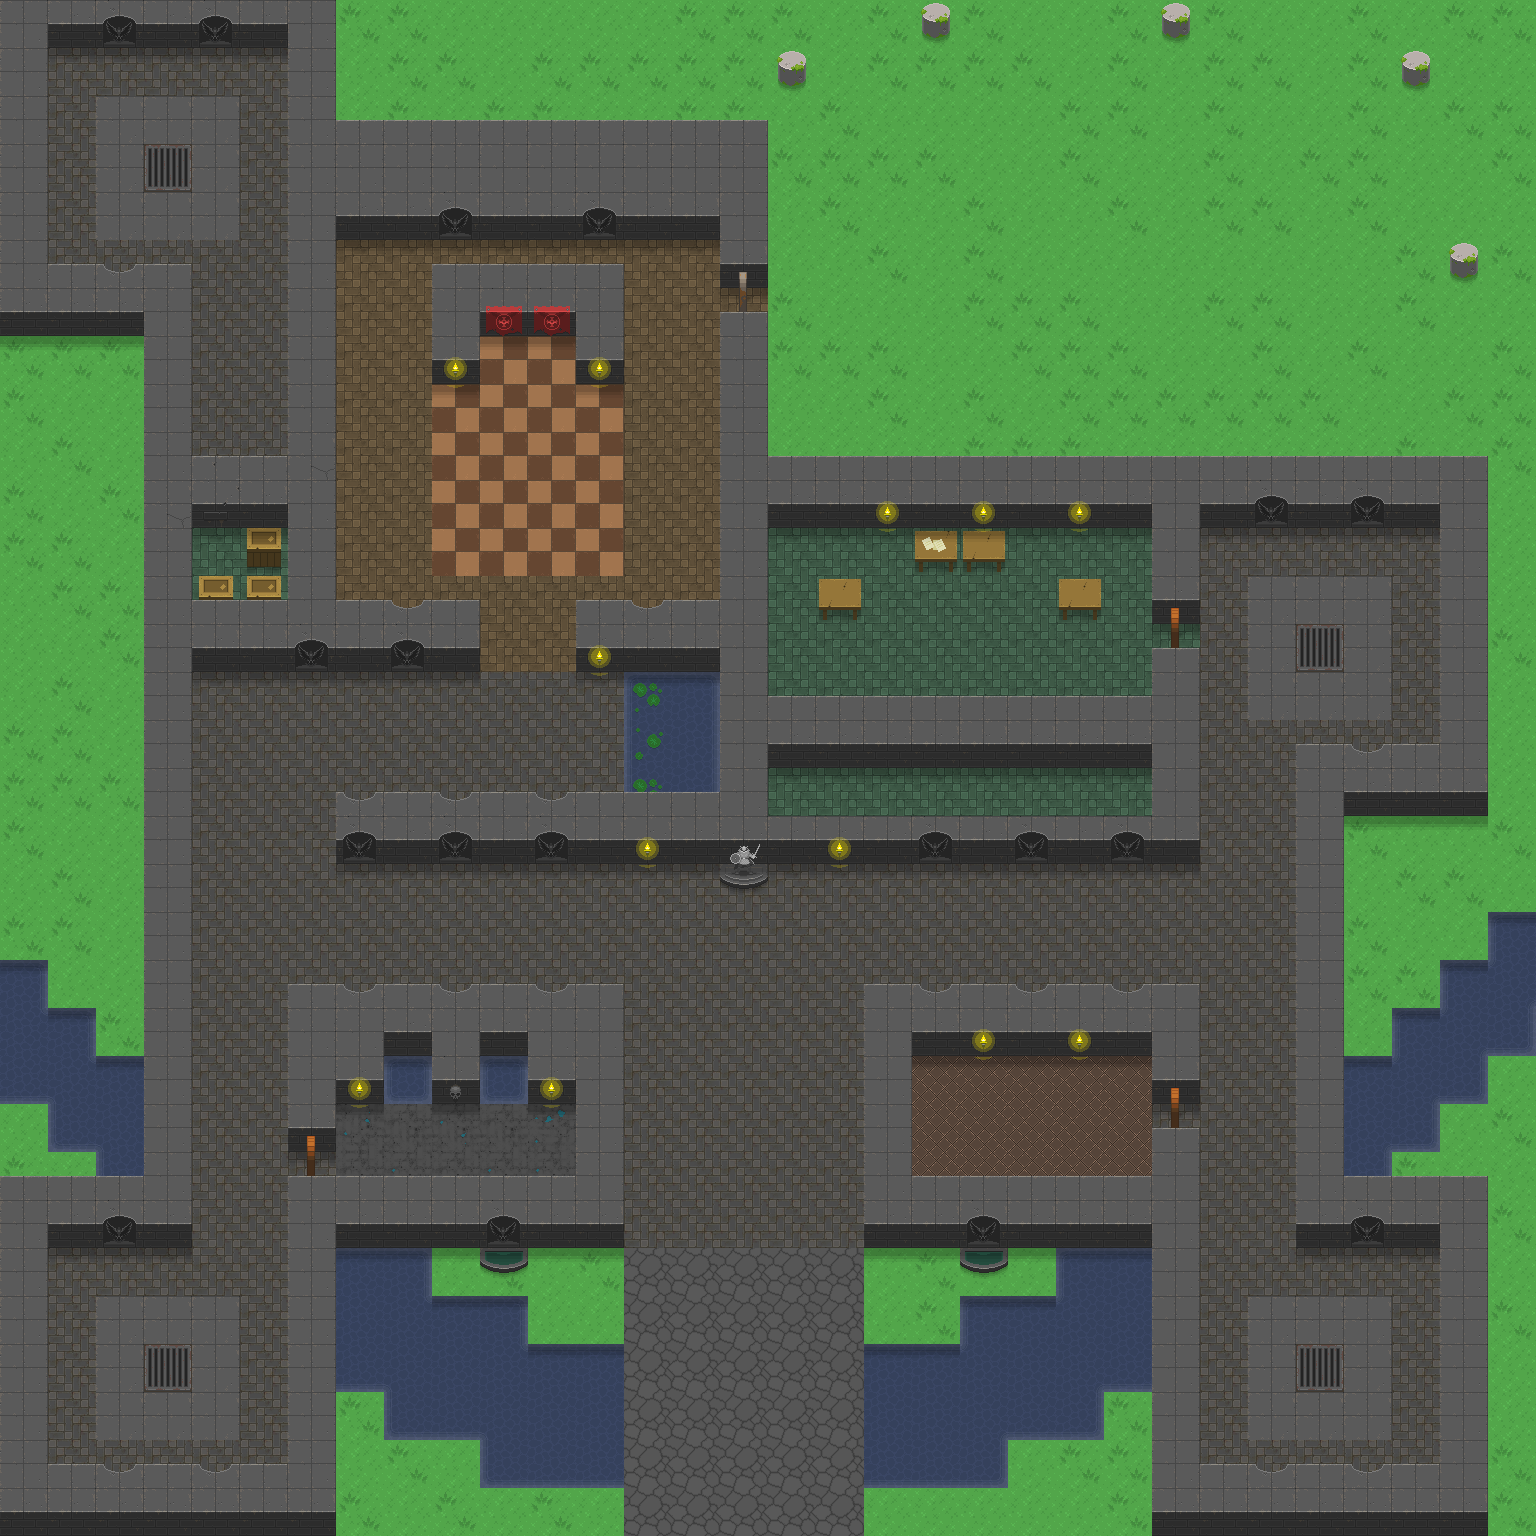

Tiled map render using the project's own tile images. Description and the map definition, with tile-layer contents summarised, below:
An orthogonal 32x32 tile map with 48x48 px tiles, 10 tile layers (floor, floor 2, props, creature, ...) and 1 object (MERCHANT_DQ).

<map version="1.10" tiledversion="1.11.0" orientation="orthogonal" renderorder="right-down" width="32" height="32" tilewidth="48" tileheight="48" infinite="0" nextlayerid="12" nextobjectid="1">
 <properties>
  <property name="startX" value="15" />
  <property name="startY" value="30" />
 </properties>
 <tileset firstgid="1" name="terrain" tilewidth="48" tileheight="48" tilecount="760" columns="20">
  <image source="uf_terrain.png" width="960" height="1824" />
  <tile id="115">
   <animation>
    <frame tileid="115" duration="500" />
    <frame tileid="116" duration="500" />
    <frame tileid="117" duration="500" />
    <frame tileid="118" duration="500" />
   </animation>
  </tile>
  <tile id="135">
   <animation>
    <frame tileid="135" duration="500" />
    <frame tileid="136" duration="500" />
    <frame tileid="137" duration="500" />
    <frame tileid="138" duration="500" />
   </animation>
  </tile>
  <tile id="155">
   <animation>
    <frame tileid="155" duration="500" />
    <frame tileid="156" duration="500" />
    <frame tileid="157" duration="500" />
    <frame tileid="158" duration="500" />
   </animation>
  </tile>
  <tile id="175">
   <animation>
    <frame tileid="175" duration="500" />
    <frame tileid="176" duration="500" />
    <frame tileid="177" duration="500" />
    <frame tileid="178" duration="500" />
   </animation>
  </tile>
  <tile id="195">
   <animation>
    <frame tileid="195" duration="300" />
    <frame tileid="196" duration="300" />
    <frame tileid="197" duration="300" />
    <frame tileid="198" duration="300" />
   </animation>
  </tile>
  <tile id="215">
   <animation>
    <frame tileid="215" duration="500" />
    <frame tileid="216" duration="500" />
    <frame tileid="217" duration="500" />
    <frame tileid="218" duration="500" />
   </animation>
  </tile>
  <tile id="644">
   <animation>
    <frame tileid="644" duration="200" />
    <frame tileid="645" duration="200" />
   </animation>
  </tile>
  <tile id="664">
   <animation>
    <frame tileid="664" duration="200" />
    <frame tileid="665" duration="200" />
   </animation>
  </tile>
  <tile id="672">
   <animation>
    <frame tileid="672" duration="750" />
    <frame tileid="673" duration="750" />
   </animation>
  </tile>
  <tile id="674">
   <animation>
    <frame tileid="674" duration="750" />
    <frame tileid="675" duration="750" />
   </animation>
  </tile>
 </tileset>
 <layer id="1" name="floor" width="32" height="32">
  <data>[1024 cells, 780 non-empty, 16 distinct tile ids]</data>
 </layer>
 <layer id="2" name="floor 2" width="32" height="32">
  <data>[1024 cells, 11 non-empty, 3 distinct tile ids]</data>
 </layer>
 <layer id="3" name="props" width="32" height="32">
  <data>[1024 cells, 15 non-empty, 9 distinct tile ids]</data>
 </layer>
 <layer id="4" name="creature" width="32" height="32">
  <data>[1024 cells, 0 non-empty, 0 distinct tile ids]</data>
 </layer>
 <layer id="5" name="water_edges" width="32" height="32">
  <data>[1024 cells, 61 non-empty, 5 distinct tile ids]</data>
 </layer>
 <layer id="6" name="shadows" width="32" height="32">
  <data>[1024 cells, 116 non-empty, 1 distinct tile ids]</data>
 </layer>
 <layer id="7" name="walls" width="32" height="32">
  <data>[1024 cells, 344 non-empty, 9 distinct tile ids]</data>
 </layer>
 <layer id="8" name="door" width="32" height="32">
  <data>[1024 cells, 11 non-empty, 6 distinct tile ids]</data>
 </layer>
 <layer id="9" name="torches" width="32" height="32">
  <data>[1024 cells, 25 non-empty, 3 distinct tile ids]</data>
 </layer>
 <layer id="10" name="webs" width="32" height="32">
  <data>[1024 cells, 0 non-empty, 0 distinct tile ids]</data>
 </layer>
 <objectgroup id="11" name="people">
  <object id="1" name="Jason" type="MERCHANT_DQ" x="1056" y="96" width="48" height="48">
   <properties>
    <property name="icon" value="Hero" />
    <property name="movement" value="WANDER" />
   </properties>
  </object>
 </objectgroup>
</map>
